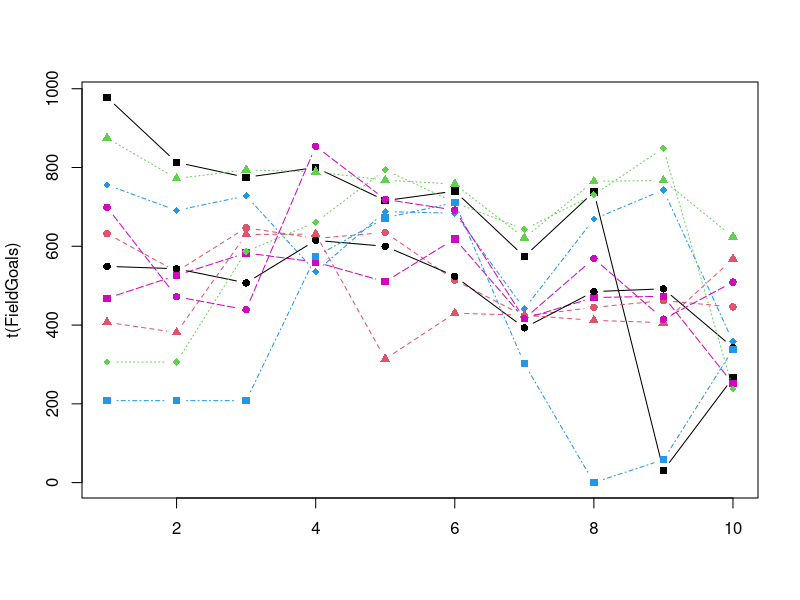

R code for this plot:
#Seasons
Seasons <- c("2005","2006","2007","2008","2009","2010","2011","2012","2013","2014")

#Players
Players <- c("KobeBryant","JoeJohnson","LeBronJames","CarmeloAnthony","DwightHoward","ChrisBosh","ChrisPaul","KevinDurant","DerrickRose","DwayneWade")

#Salaries
KobeBryant_Salary <- c(15946875,17718750,19490625,21262500,23034375,24806250,25244493,27849149,30453805,23500000)
JoeJohnson_Salary <- c(12000000,12744189,13488377,14232567,14976754,16324500,18038573,19752645,21466718,23180790)
LeBronJames_Salary <- c(4621800,5828090,13041250,14410581,15779912,14500000,16022500,17545000,19067500,20644400)
CarmeloAnthony_Salary <- c(3713640,4694041,13041250,14410581,15779912,17149243,18518574,19450000,22407474,22458000)
DwightHoward_Salary <- c(4493160,4806720,6061274,13758000,15202590,16647180,18091770,19536360,20513178,21436271)
ChrisBosh_Salary <- c(3348000,4235220,12455000,14410581,15779912,14500000,16022500,17545000,19067500,20644400)
ChrisPaul_Salary <- c(3144240,3380160,3615960,4574189,13520500,14940153,16359805,17779458,18668431,20068563)
KevinDurant_Salary <- c(0,0,4171200,4484040,4796880,6053663,15506632,16669630,17832627,18995624)
DerrickRose_Salary <- c(0,0,0,4822800,5184480,5546160,6993708,16402500,17632688,18862875)
DwayneWade_Salary <- c(3031920,3841443,13041250,14410581,15779912,14200000,15691000,17182000,18673000,15000000)
#Matrix
Salary <- rbind(KobeBryant_Salary, JoeJohnson_Salary, LeBronJames_Salary, CarmeloAnthony_Salary, DwightHoward_Salary, ChrisBosh_Salary, ChrisPaul_Salary, KevinDurant_Salary, DerrickRose_Salary, DwayneWade_Salary)
rm(KobeBryant_Salary, JoeJohnson_Salary, CarmeloAnthony_Salary, DwightHoward_Salary, ChrisBosh_Salary, LeBronJames_Salary, ChrisPaul_Salary, DerrickRose_Salary, DwayneWade_Salary, KevinDurant_Salary)
colnames(Salary) <- Seasons
rownames(Salary) <- Players

#Games 
KobeBryant_G <- c(80,77,82,82,73,82,58,78,6,35)
JoeJohnson_G <- c(82,57,82,79,76,72,60,72,79,80)
LeBronJames_G <- c(79,78,75,81,76,79,62,76,77,69)
CarmeloAnthony_G <- c(80,65,77,66,69,77,55,67,77,40)
DwightHoward_G <- c(82,82,82,79,82,78,54,76,71,41)
ChrisBosh_G <- c(70,69,67,77,70,77,57,74,79,44)
ChrisPaul_G <- c(78,64,80,78,45,80,60,70,62,82)
KevinDurant_G <- c(35,35,80,74,82,78,66,81,81,27)
DerrickRose_G <- c(40,40,40,81,78,81,39,0,10,51)
DwayneWade_G <- c(75,51,51,79,77,76,49,69,54,62)

#Matrix
Games <- rbind(KobeBryant_G, JoeJohnson_G, LeBronJames_G, CarmeloAnthony_G, DwightHoward_G, ChrisBosh_G, ChrisPaul_G, KevinDurant_G, DerrickRose_G, DwayneWade_G)
rm(KobeBryant_G, JoeJohnson_G, CarmeloAnthony_G, DwightHoward_G, ChrisBosh_G, LeBronJames_G, ChrisPaul_G, DerrickRose_G, DwayneWade_G, KevinDurant_G)
colnames(Games) <- Seasons
rownames(Games) <- Players

#Minutes Played
KobeBryant_MP <- c(3277,3140,3192,2960,2835,2779,2232,3013,177,1207)
JoeJohnson_MP <- c(3340,2359,3343,3124,2886,2554,2127,2642,2575,2791)
LeBronJames_MP <- c(3361,3190,3027,3054,2966,3063,2326,2877,2902,2493)
CarmeloAnthony_MP <- c(2941,2486,2806,2277,2634,2751,1876,2482,2982,1428)
DwightHoward_MP <- c(3021,3023,3088,2821,2843,2935,2070,2722,2396,1223)
ChrisBosh_MP <- c(2751,2658,2425,2928,2526,2795,2007,2454,2531,1556)
ChrisPaul_MP <- c(2808,2353,3006,3002,1712,2880,2181,2335,2171,2857)
KevinDurant_MP <- c(1255,1255,2768,2885,3239,3038,2546,3119,3122,913)
DerrickRose_MP <- c(1168,1168,1168,3000,2871,3026,1375,0,311,1530)
DwayneWade_MP <- c(2892,1931,1954,3048,2792,2823,1625,2391,1775,1971)
#Matrix
MinutesPlayed <- rbind(KobeBryant_MP, JoeJohnson_MP, LeBronJames_MP, CarmeloAnthony_MP, DwightHoward_MP, ChrisBosh_MP, ChrisPaul_MP, KevinDurant_MP, DerrickRose_MP, DwayneWade_MP)
rm(KobeBryant_MP, JoeJohnson_MP, CarmeloAnthony_MP, DwightHoward_MP, ChrisBosh_MP, LeBronJames_MP, ChrisPaul_MP, DerrickRose_MP, DwayneWade_MP, KevinDurant_MP)
colnames(MinutesPlayed) <- Seasons
rownames(MinutesPlayed) <- Players

#Field Goals
KobeBryant_FG <- c(978,813,775,800,716,740,574,738,31,266)
JoeJohnson_FG <- c(632,536,647,620,635,514,423,445,462,446)
LeBronJames_FG <- c(875,772,794,789,768,758,621,765,767,624)
CarmeloAnthony_FG <- c(756,691,728,535,688,684,441,669,743,358)
DwightHoward_FG <- c(468,526,583,560,510,619,416,470,473,251)
ChrisBosh_FG <- c(549,543,507,615,600,524,393,485,492,343)
ChrisPaul_FG <- c(407,381,630,631,314,430,425,412,406,568)
KevinDurant_FG <- c(306,306,587,661,794,711,643,731,849,238)
DerrickRose_FG <- c(208,208,208,574,672,711,302,0,58,338)
DwayneWade_FG <- c(699,472,439,854,719,692,416,569,415,509)
#Matrix
FieldGoals <- rbind(KobeBryant_FG, JoeJohnson_FG, LeBronJames_FG, CarmeloAnthony_FG, DwightHoward_FG, ChrisBosh_FG, ChrisPaul_FG, KevinDurant_FG, DerrickRose_FG, DwayneWade_FG)
rm(KobeBryant_FG, JoeJohnson_FG, LeBronJames_FG, CarmeloAnthony_FG, DwightHoward_FG, ChrisBosh_FG, ChrisPaul_FG, KevinDurant_FG, DerrickRose_FG, DwayneWade_FG)
colnames(FieldGoals) <- Seasons
rownames(FieldGoals) <- Players

#Field Goal Attempts
KobeBryant_FGA <- c(2173,1757,1690,1712,1569,1639,1336,1595,73,713)
JoeJohnson_FGA <- c(1395,1139,1497,1420,1386,1161,931,1052,1018,1025)
LeBronJames_FGA <- c(1823,1621,1642,1613,1528,1485,1169,1354,1353,1279)
CarmeloAnthony_FGA <- c(1572,1453,1481,1207,1502,1503,1025,1489,1643,806)
DwightHoward_FGA <- c(881,873,974,979,834,1044,726,813,800,423)
ChrisBosh_FGA <- c(1087,1094,1027,1263,1158,1056,807,907,953,745)
ChrisPaul_FGA <- c(947,871,1291,1255,637,928,890,856,870,1170)
KevinDurant_FGA <- c(647,647,1366,1390,1668,1538,1297,1433,1688,467)
DerrickRose_FGA <- c(436,436,436,1208,1373,1597,695,0,164,835)
DwayneWade_FGA <- c(1413,962,937,1739,1511,1384,837,1093,761,1084)
#Matrix
FieldGoalAttempts <- rbind(KobeBryant_FGA, JoeJohnson_FGA, LeBronJames_FGA, CarmeloAnthony_FGA, DwightHoward_FGA, ChrisBosh_FGA, ChrisPaul_FGA, KevinDurant_FGA, DerrickRose_FGA, DwayneWade_FGA)
rm(KobeBryant_FGA, JoeJohnson_FGA, LeBronJames_FGA, CarmeloAnthony_FGA, DwightHoward_FGA, ChrisBosh_FGA, ChrisPaul_FGA, KevinDurant_FGA, DerrickRose_FGA, DwayneWade_FGA)
colnames(FieldGoalAttempts) <- Seasons
rownames(FieldGoalAttempts) <- Players

#Points
KobeBryant_PTS <- c(2832,2430,2323,2201,1970,2078,1616,2133,83,782)
JoeJohnson_PTS <- c(1653,1426,1779,1688,1619,1312,1129,1170,1245,1154)
LeBronJames_PTS <- c(2478,2132,2250,2304,2258,2111,1683,2036,2089,1743)
CarmeloAnthony_PTS <- c(2122,1881,1978,1504,1943,1970,1245,1920,2112,966)
DwightHoward_PTS <- c(1292,1443,1695,1624,1503,1784,1113,1296,1297,646)
ChrisBosh_PTS <- c(1572,1561,1496,1746,1678,1438,1025,1232,1281,928)
ChrisPaul_PTS <- c(1258,1104,1684,1781,841,1268,1189,1186,1185,1564)
KevinDurant_PTS <- c(903,903,1624,1871,2472,2161,1850,2280,2593,686)
DerrickRose_PTS <- c(597,597,597,1361,1619,2026,852,0,159,904)
DwayneWade_PTS <- c(2040,1397,1254,2386,2045,1941,1082,1463,1028,1331)
#Matrix
Points <- rbind(KobeBryant_PTS, JoeJohnson_PTS, LeBronJames_PTS, CarmeloAnthony_PTS, DwightHoward_PTS, ChrisBosh_PTS, ChrisPaul_PTS, KevinDurant_PTS, DerrickRose_PTS, DwayneWade_PTS)
rm(KobeBryant_PTS, JoeJohnson_PTS, LeBronJames_PTS, CarmeloAnthony_PTS, DwightHoward_PTS, ChrisBosh_PTS, ChrisPaul_PTS, KevinDurant_PTS, DerrickRose_PTS, DwayneWade_PTS)
colnames(Points) <- Seasons
rownames(Points) <- Players

# Matplot
matplot(t(FieldGoals), type = "b", pch = 15:18, col = c(1:4, 6))
# legend("bottomleft", inset = 0.01, legend = Players, col = c(1:4, 6), pch = 15:18, horiz=F)

FieldGoals[1:2,]


